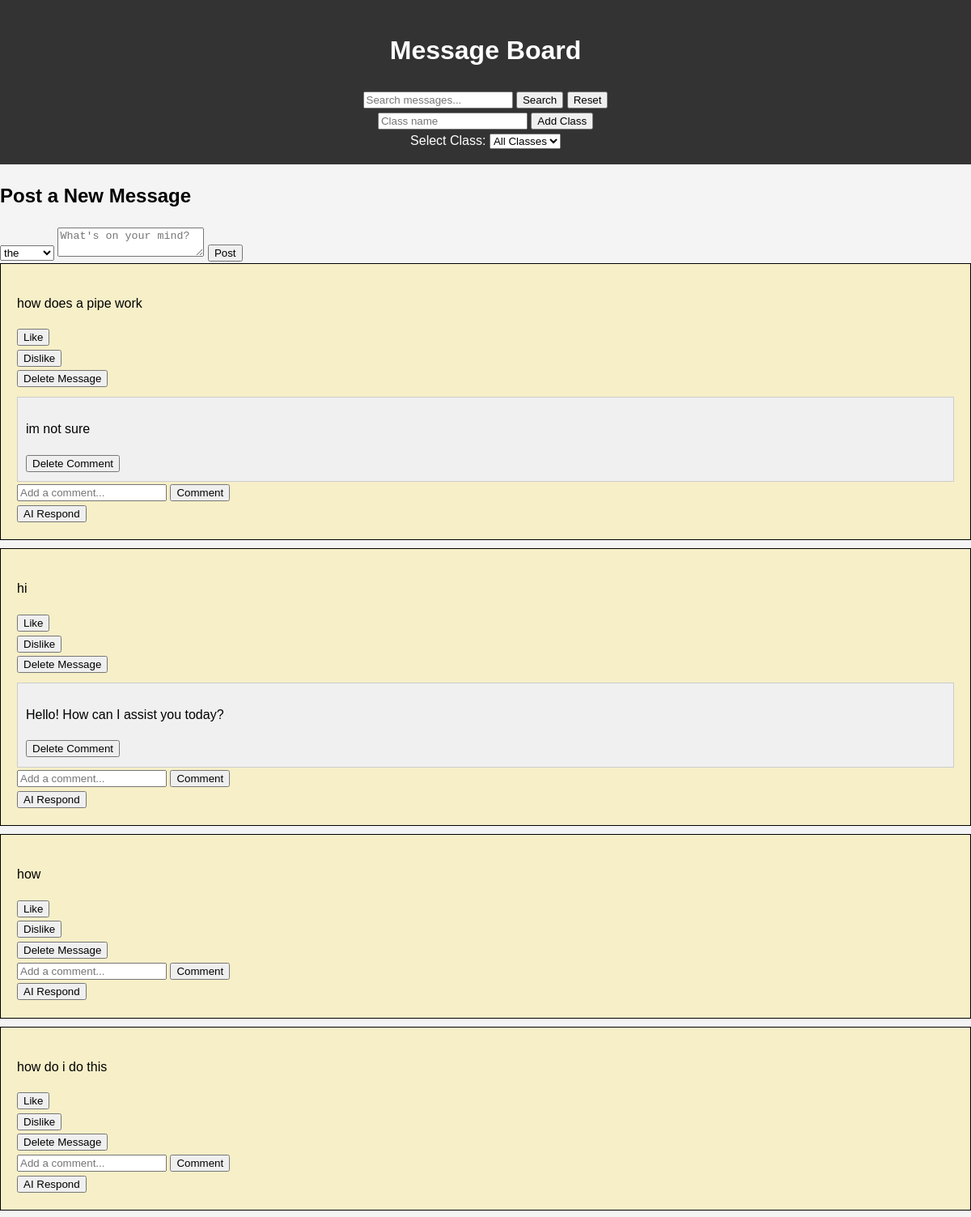
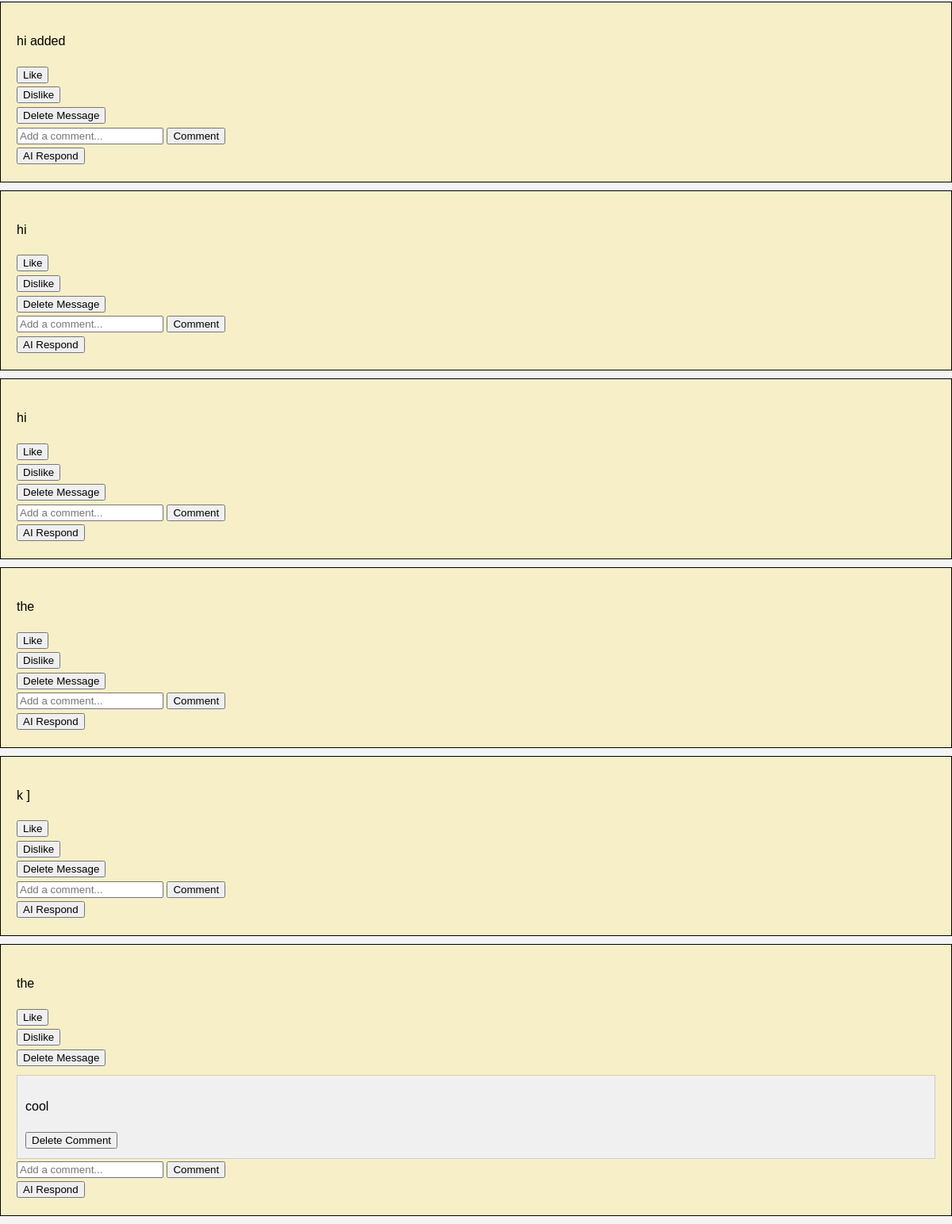
The app's page /dashboard (signed in) with its own data (2 pictures, top to bottom).
### tables this page shows
CREATE TABLE messages (
                                  id INTEGER PRIMARY KEY AUTOINCREMENT,
                                  content TEXT NOT NULL,
                                  user_id INTEGER NOT NULL, class_id INTEGER REFERENCES classes(id),
                                  FOREIGN KEY (user_id) REFERENCES users (id)
                              );

CREATE TABLE comments (
                                  id INTEGER PRIMARY KEY AUTOINCREMENT,
                                  content TEXT NOT NULL,
                                  message_id INTEGER NOT NULL,
                                  user_id INTEGER NOT NULL,
                                  FOREIGN KEY (message_id) REFERENCES messages (id),
                                  FOREIGN KEY (user_id) REFERENCES users (id)
                              );

### app.py (the view)
@app.route('/dashboard')
def dashboard():
    if 'user_id' not in session:
        return redirect(url_for('login'))
    class_id = request.args.get('class_id')
    selected_class_id = int(class_id) if class_id else None
    conn = create_connection()
    cur = conn.cursor()
    cur.execute("SELECT * FROM classes")
    classes = cur.fetchall()
    if selected_class_id:
        cur.execute("SELECT id, content, user_id FROM messages WHERE class_id = ? ORDER BY id DESC", (selected_class_id,))
    else:
        cur.execute("SELECT id, content, user_id FROM messages ORDER BY id DESC")
    messages = [{'id': row[0], 'content': row[1], 'user_id': row[2], 'comments': []} for row in cur.fetchall()]
    for message in messages:
        cur.execute("SELECT content, user_id FROM comments WHERE message_id = ?", (message['id'],))
        comments = [{'content': row[0], 'user_id': row[1]} for row in cur.fetchall()]
        message['comments'] = comments
    conn.close()
    return render_template('dashboard.html', messages=messages, classes=classes, selected_class_id=selected_class_id)

### database.py (called while the page is built)
def create_connection():
    conn = sqlite3.connect('message_board.db')
    conn.row_factory = sqlite3.Row
    return conn

### templates/dashboard.html (shortened to what this page needs)
<!DOCTYPE html>
<html lang="en">
<head>
    <link rel="stylesheet" href="{{ url_for('static', filename='css/style.css') }}">
</head>
<body>
    <header class="site-header">
        <div class="header-main">
            <h1>{{ selected_class_name if selected_class_name else "Message Board" }}</h1>
            <form action="{{ url_for('search_messages') }}" method="get" class="search-form">
                <input type="text" name="query" placeholder="Search messages..." required>
                <button type="submit">Search</button>
                <button type="reset" class="reset-button">Reset</button>
            </form>
        </div>
        <form action="{{ url_for('add_class') }}" method="post" class="add-class-form">
            <input type="text" name="class_name" placeholder="Class name" required>
            <button type="submit">Add Class</button>
        </form>
        <form action="{{ url_for('dashboard') }}" method="get" id="class-selector-form">
            <label for="class_id">Select Class:</label>
            <select name="class_id" id="class_id" onchange="document.getElementById('class-selector-form').submit();">
                <option value="">All Classes</option>
            </select>
        </form>
    </header>
    <section>
        <h2>Post a New Message</h2>
        <form action="{{ url_for('post_message') }}" method="post">
            <select name="class_id">
                {% for class in classes %}
                <option value="{{ class['id'] }}" {% if selected_class_id == class['id'] %}selected{% endif %}>{{ class['name'] }}</option>
                {% endfor %}
            </select>
            <textarea name="content" placeholder="What's on your mind?" required></textarea>
            <button type="submit">Post</button>
        </form>
    </section>
    <section class="messages">
        {% for message in messages %}
        <div class="message-box">
            <div class="message-content">
                <p>{{ message.content }}</p>
                <div class="actions">
                    <form action="/like/{{ message.id }}" method="post"><button type="submit">Like</button></form>
                    <form action="/dislike/{{ message.id }}" method="post"><button type="submit">Dislike</button></form>
                    <form action="/delete_message/{{ message.id }}" method="post">
                        <button type="submit">Delete Message</button>
                    </form>
                </div>
            </div>
            <div class="comments">
                {% for comment in message.comments %}
                <div class="comment-box">
                    <p>{{ comment.content }}</p>
                    <form action="/delete_comment/{{ comment.id }}" method="post">
                        <button type="submit">Delete Comment</button>
                    </form>
                </div>
                {% endfor %}
                <form action="/comment/{{ message.id }}" method="post" class="comment-form">
                    <input type="text" name="content" required placeholder="Add a comment...">
                    <button type="submit">Comment</button>
                </form>
            </div>
            <form action="{{ url_for('generate_ai_response', message_id=message.id) }}" method="post">
                <button type="submit">AI Respond</button>
            </form>
        </div>
        {% endfor %}
    </section>
</html>

### static/css/style.css (style rules this page uses)
body { font-family: Arial, sans-serif; line-height: 1.6; margin: 0; padding: 0; background: #f4f4f4; }
header { background: #333; color: #fff; padding: 1rem 0; text-align: center; }
.messages { margin: 0; padding: 0; list-style: none; }
.message-box { border: 1px solid black; padding: 20px; margin-bottom: 10px; background-color: rgba(255, 217, 4, 0.18); }
.comment-box { border: 1px solid #ccc; padding: 10px; margin-top: 10px; background-color: #f0f0f0; }

### records on screen
messages: content "how does a pipe work"
comments: content "im not sure"
messages: content "hi"
comments: content "Hello! How can I assist you today?"
messages: content "how"
messages: content "how do i do this"
messages: content "hi added"
messages: content "hi"
messages: content "hi"
messages: content "the"
messages: content "k ]"
messages: content "the"
comments: content "cool"

### other values on screen
{{ selected_class_name if selected_class_name else "Message Board" }} "Message Board"
form field class_id "the"
